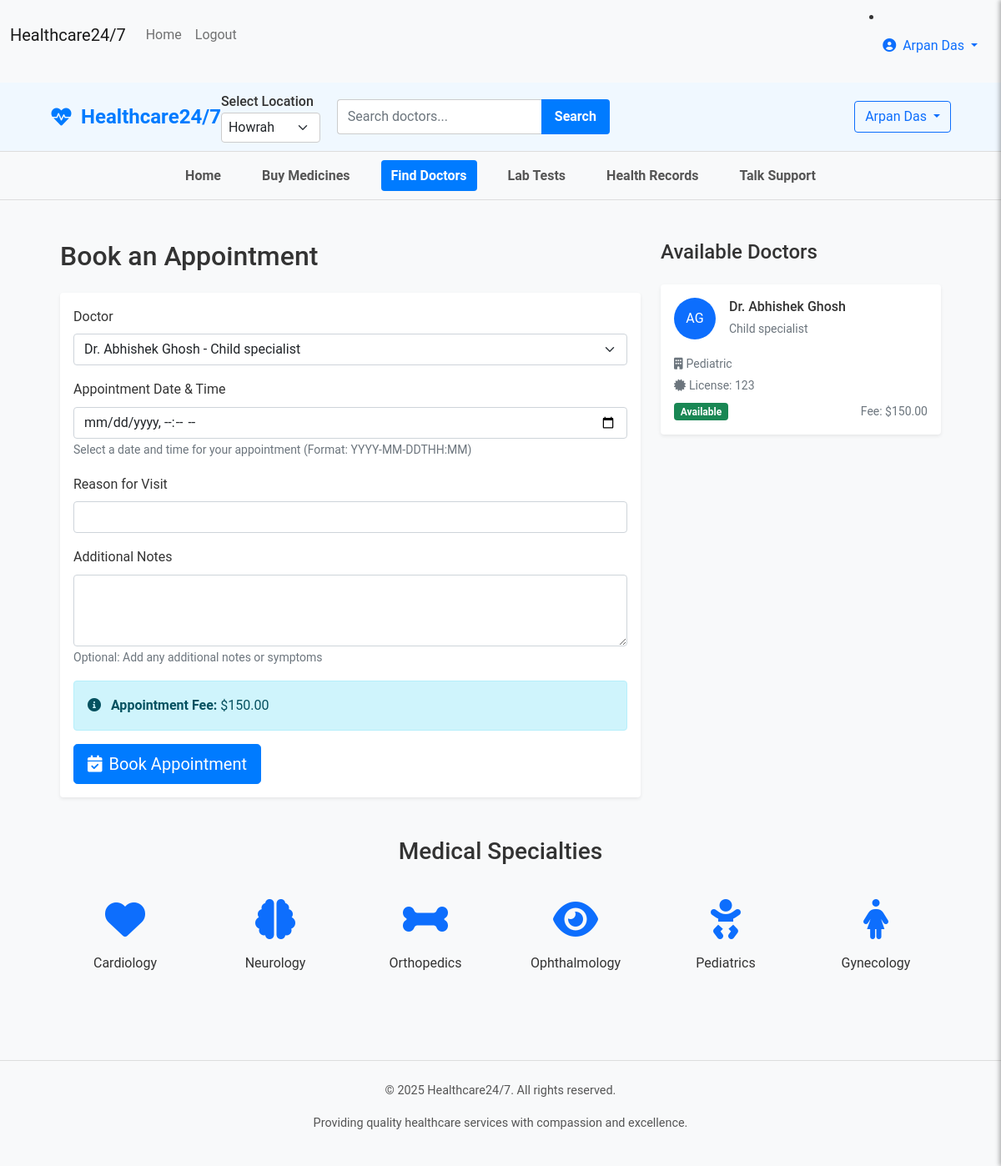
The app's page /book-appointment (signed in) with its own data.
### models.py (models this page shows, shortened)
class User(UserMixin, db.Model):
    __tablename__ = 'users'
    id = db.Column(db.Integer, primary_key=True)
    username = db.Column(db.String(80), unique=True, nullable=False)
    email = db.Column(db.String(120), unique=True, nullable=False)
    password_hash = db.Column(db.String(256), nullable=False)
    first_name = db.Column(db.String(50), nullable=False)
    last_name = db.Column(db.String(50), nullable=False)
    phone = db.Column(db.String(20))
    address = db.Column(db.Text)
    date_of_birth = db.Column(db.Date)
    gender = db.Column(db.String(10))
    user_type = db.Column(db.String(20), nullable=False, default='patient')
    specialty = db.Column(db.String(100))  # For doctors
    license_number = db.Column(db.String(50))  # For medical staff
    department = db.Column(db.String(100))
    profile_picture = db.Column(db.String(200))
    is_active = db.Column(db.Boolean, default=True)
    created_at = db.Column(db.DateTime, default=datetime.utcnow)
    updated_at = db.Column(db.DateTime, default=datetime.utcnow, onupdate=datetime.utcnow)
    patient_appointments = db.relationship('Appointment', foreign_keys='Appointment.patient_id', backref='patient', lazy='dynamic')
    doctor_appointments = db.relationship('Appointment', foreign_keys='Appointment.doctor_id', backref='doctor', lazy='dynamic')
    sent_messages = db.relationship('Message', foreign_keys='Message.sender_id', backref='sender', lazy='dynamic')
    received_messages = db.relationship('Message', foreign_keys='Message.recipient_id', backref='recipient', lazy='dynamic')
    medical_records = db.relationship('MedicalRecord', backref='patient', lazy='dynamic', foreign_keys='MedicalRecord.patient_id')
    @property
    def full_name(self):
        return f"{self.first_name} {self.last_name}"
    def is_staff(self):
        return self.user_type in ['doctor', 'nurse', 'admin']

### routes.py (the view, shortened to what this page needs)
@app.route('/book-appointment', methods=['GET', 'POST'])
@login_required
def book_appointment():
    form = AppointmentForm()
    doctors = User.query.filter_by(user_type='doctor', is_active=True).all()
    form.doctor_id.choices = [(d.id, f"Dr. {d.full_name} - {d.specialty or 'General'}") for d in doctors]
    return render_template('find_doctors.html', form=form, doctors=doctors)

### forms.py
class AppointmentForm(FlaskForm):
    doctor_id = SelectField('Doctor', coerce=int, validators=[DataRequired()])
    appointment_date = DateTimeLocalField('Appointment Date & Time', validators=[DataRequired()])
    reason = StringField('Reason for Visit', validators=[DataRequired(), Length(max=200)])
    notes = TextAreaField('Additional Notes', validators=[Optional()])

### app.py (called while the page is built)
@login_manager.user_loader
def load_user(user_id):
    from models import User
    return User.query.get(int(user_id))

### templates/find_doctors.html (shortened to what this page needs)
{% extends "base.html" %}
{% block content %}
<header class="header">
    <div class="container header-top">
        <div class="logo">
            <i class="fas fa-heartbeat"></i>
            <span>Healthcare24/7</span>
        </div>
        <div class="location-select">
            <label for="location">Select Location</label>
            <select id="location" name="location" class="form-select">
                <option>Howrah</option>
            </select>
        </div>
        <div class="search-bar">
            <form action="{{ url_for('search') }}" method="GET" class="d-flex">
                <input type="text" name="query" placeholder="Search doctors..." class="form-control">
                <button type="submit" class="btn btn-primary">Search</button>
            </form>
        </div>
        {% if current_user.is_authenticated %}
            <div class="dropdown">
                <button class="btn btn-outline-primary dropdown-toggle" type="button" data-bs-toggle="dropdown">
                    {{ current_user.full_name }}
                </button>
            </div>
        {% else %}
            <a href="{{ url_for('login') }}" class="btn btn-outline-primary">Login</a>
        {% endif %}
    </div>
    <nav class="nav-bar">
        <div class="container">
            <ul class="nav justify-content-center">
                <li class="nav-item"><a href="{{ url_for('index') }}" class="nav-link">Home</a></li>
                <li class="nav-item"><a href="{{ url_for('buy_medicines') }}" class="nav-link">Buy Medicines</a></li>
                <li class="nav-item"><a href="{{ url_for('find_doctors') }}" class="nav-link active">Find Doctors</a></li>
                <li class="nav-item"><a href="{{ url_for('lab_tests') }}" class="nav-link">Lab Tests</a></li>
                <li class="nav-item"><a href="{{ url_for('health_records') }}" class="nav-link">Health Records</a></li>
                <li class="nav-item"><a href="{{ url_for('talk_support') }}" class="nav-link">Talk Support</a></li>
            </ul>
        </div>
    </nav>
</header>
<main class="container my-5">
    <div class="row">
        <div class="col-md-8">
            <h2 class="mb-4">Book an Appointment</h2>
            {% if current_user.is_authenticated %}
                <form method="POST">
                    <div class="card border-0 shadow-sm">
                        <div class="card-body">
                            <div class="mb-3">
                                {{ form.doctor_id.label(class="form-label") }}
                                {{ form.doctor_id(class="form-select") }}
                            </div>
                            <div class="mb-3">
                                {{ form.appointment_date.label(class="form-label") }}
                                {{ form.appointment_date(class="form-control", placeholder="YYYY-MM-DDTHH:MM", type="datetime-local") }}
                                <small class="form-text text-muted">Select a date and time for your appointment (Format: YYYY-MM-DDTHH:MM)</small>
                            </div>
                            <div class="mb-3">
                                {{ form.reason.label(class="form-label") }}
                                {{ form.reason(class="form-control") }}
                            </div>
                            <div class="mb-3">
                                {{ form.notes.label(class="form-label") }}
                                {{ form.notes(class="form-control", rows="3") }}
                                <small class="form-text text-muted">Optional: Add any additional notes or symptoms</small>
                            </div>
                            <div class="alert alert-info">
                                <i class="fas fa-info-circle me-2"></i>
                                <strong>Appointment Fee:</strong> $150.00
                            </div>
                            <button type="submit" class="btn btn-primary btn-lg">
                                <i class="fas fa-calendar-check me-2"></i>Book Appointment
                            </button>
                        </div>
                    </div>
                </form>
            {% else %}
                <div class="alert alert-info">
                    <i class="fas fa-info-circle me-2"></i>
                    Please <a href="{{ url_for('login') }}" class="alert-link">login</a> to book an appointment.
                </div>
            {% endif %}
        </div>
        <div class="col-md-4">
            <h4 class="mb-4">Available Doctors</h4>
            {% if doctors %}
                {% for doctor in doctors %}
                <div class="card border-0 shadow-sm mb-3">
                    <div class="card-body">
                        <div class="d-flex align-items-center mb-3">
                            <div class="avatar-circle bg-primary text-white rounded-circle d-flex align-items-center justify-content-center me-3" style="width: 50px; height: 50px;">
                                {{ doctor.first_name[0] }}{{ doctor.last_name[0] }}
                            </div>
                            <div>
                                <h6 class="mb-1">Dr. {{ doctor.full_name }}</h6>
                                <small class="text-muted">{{ doctor.specialty or 'General Practice' }}</small>
                            </div>
                        </div>
                        <div class="mb-2">
                            {% if doctor.department %}
                                <small class="text-muted">
                                    <i class="fas fa-building me-1"></i>{{ doctor.department }}
                                </small><br>
                            {% endif %}
                            {% if doctor.license_number %}
                                <small class="text-muted">
                                    <i class="fas fa-certificate me-1"></i>License: {{ doctor.license_number }}
                                </small>
                            {% endif %}
                        </div>
                        <div class="d-flex justify-content-between align-items-center">
                            <span class="badge bg-success">Available</span>
                            <small class="text-muted">Fee: $150.00</small>
                        </div>
                    </div>
                </div>
                {% endfor %}
            {% else %}
                <div class="text-center py-4">
                    <i class="fas fa-user-md fa-3x text-muted mb-3"></i>
                    <p class="text-muted">No doctors available at the moment.</p>
                </div>
            {% endif %}
        </div>
    </div>
    <section class="mt-5">
        <h3 class="text-center mb-4">Medical Specialties</h3>
        <div class="row text-center">
            <div class="col-md-2 col-sm-4 col-6 mb-4">
                <div class="specialty-item p-3">
                    <i class="fas fa-heart fa-3x mb-3 text-primary"></i>
                    <p>Cardiology</p>
                </div>
            </div>
            <div class="col-md-2 col-sm-4 col-6 mb-4">
                <div class="specialty-item p-3">
                    <i class="fas fa-brain fa-3x mb-3 text-primary"></i>
                    <p>Neurology</p>
                </div>
            </div>
            <div class="col-md-2 col-sm-4 col-6 mb-4">
                <div class="specialty-item p-3">
                    <i class="fas fa-bone fa-3x mb-3 text-primary"></i>
                    <p>Orthopedics</p>
                </div>
            </div>
            <div class="col-md-2 col-sm-4 col-6 mb-4">
                <div class="specialty-item p-3">
                    <i class="fas fa-eye fa-3x mb-3 text-primary"></i>
                    <p>Ophthalmology</p>
                </div>
            </div>
            <div class="col-md-2 col-sm-4 col-6 mb-4">
                <div class="specialty-item p-3">
                    <i class="fas fa-baby fa-3x mb-3 text-primary"></i>
                    <p>Pediatrics</p>
                </div>
            </div>
            <div class="col-md-2 col-sm-4 col-6 mb-4">
                <div class="specialty-item p-3">
                    <i class="fas fa-female fa-3x mb-3 text-primary"></i>
                    <p>Gynecology</p>
                </div>
            </div>
        </div>
    </section>
</main>
<footer class="footer py-4 bg-light mt-5">
    <div class="container text-center">
        <p>&copy; 2025 Healthcare24/7. All rights reserved.</p>
        <p>Providing quality healthcare services with compassion and excellence.</p>
    </div>
</footer>
{% endblock %}

### templates/base.html (shortened to what this page needs)
<!DOCTYPE html>
<html lang="en">
<head>
    <link href="https://cdn.jsdelivr.net/npm/bootstrap@5.1.3/dist/css/bootstrap.min.css" rel="stylesheet" />
    <link rel="stylesheet" href="https://cdnjs.cloudflare.com/ajax/libs/font-awesome/6.0.0/css/all.min.css" />
    <link rel="stylesheet" href="{{ url_for('static', filename='css/styles.css') }}" />
</head>
<body>
    <nav class="navbar navbar-expand-lg navbar-light bg-light mb-3">
        <div class="container-fluid">
            <a class="navbar-brand" href="{{ url_for('index') }}">Healthcare24/7</a>
            <div class="collapse navbar-collapse" id="navbarSupportedContent">
                <ul class="navbar-nav me-auto mb-2 mb-lg-0">
                    {% if current_user.is_authenticated %}
                        <li class="nav-item">
                            <a class="nav-link" href="{{ url_for('index') }}">Home</a>
                        </li>
                        <li class="nav-item">
                            <a class="nav-link" href="{{ url_for('logout') }}">Logout</a>
                        </li>
                    {% endif %}
                </ul>
                {% if current_user.is_authenticated %}
                <li class="nav-item dropdown">
                    <a class="nav-link dropdown-toggle" href="javascript:void(0);" id="userDropdown" role="button" data-bs-toggle="dropdown" aria-expanded="false">
                        <i class="fas fa-user-circle me-1"></i> {{ current_user.full_name }}
                    </a>
                </li>
                {% endif %}
            </div>
        </div>
    </nav>
    {% block content %}{% endblock %}
</body>
</html>

### static/css/styles.css (style rules this page uses)
* { box-sizing: border-box; margin: 0; padding: 0; }
body { font-family: 'Roboto', Arial, sans-serif; background-color: #f8f9fa; color: #333; line-height: 1.6; }
.container { width: 90%; max-width: 1200px; margin: 0 auto; }
.header { background-color: #f0f8ff; border-bottom: 1px solid #ddd; }
.header-top { display: flex; align-items: center; justify-content: space-between; padding: 10px 0; }
.logo { font-weight: 700; font-size: 1.5rem; color: #007bff; display: flex; align-items: center; gap: 10px; }
.location-select label { margin-right: 8px; font-weight: 500; }
.location-select select { padding: 5px 8px; border: 1px solid #ccc; border-radius: 4px; }
.search-bar { flex-grow: 1; margin: 0 20px; display: flex; }
.search-bar input { flex-grow: 1; padding: 8px 12px; border: 1px solid #ccc; border-right: none; border-radius: 4px 0 0 4px; font-size: 1rem; }
.search-bar button { padding: 8px 16px; background-color: #007bff; border: none; color: white; font-weight: 600; border-radius: 0 4px 4px 0; cursor: pointer; transition: background-color 0.3s ease; }
.nav-bar { background-color: #f8f9fa; border-top: 1px solid #ddd; }
.nav-bar ul { list-style: none; display: flex; justify-content: center; gap: 25px; padding: 10px 0; }
.nav-bar ul li a { text-decoration: none; color: #555; font-weight: 600; padding: 6px 12px; border-radius: 4px; transition: background-color 0.3s ease; }
.nav-bar ul li a:hover, .nav-bar ul li a.active { background-color: #007bff; color: white; }
.specialty-item { cursor: pointer; transition: transform 0.3s ease; padding: 20px; }
.footer { background-color: #f8f9fa; padding: 40px 0; border-top: 1px solid #ddd; font-size: 0.9rem; color: #555; text-align: center; margin-top: 60px; }
.card { transition: transform 0.2s ease, box-shadow 0.2s ease; }
.btn-primary { background-color: #007bff; border-color: #007bff; }

### records on screen
User: full_name "Arpan Das"
User: doctor_id.label "Doctor", first_name "A", last_name "G", full_name "Abhishek Ghosh", specialty "Child specialist", department "Pediatric", license_number "123"
